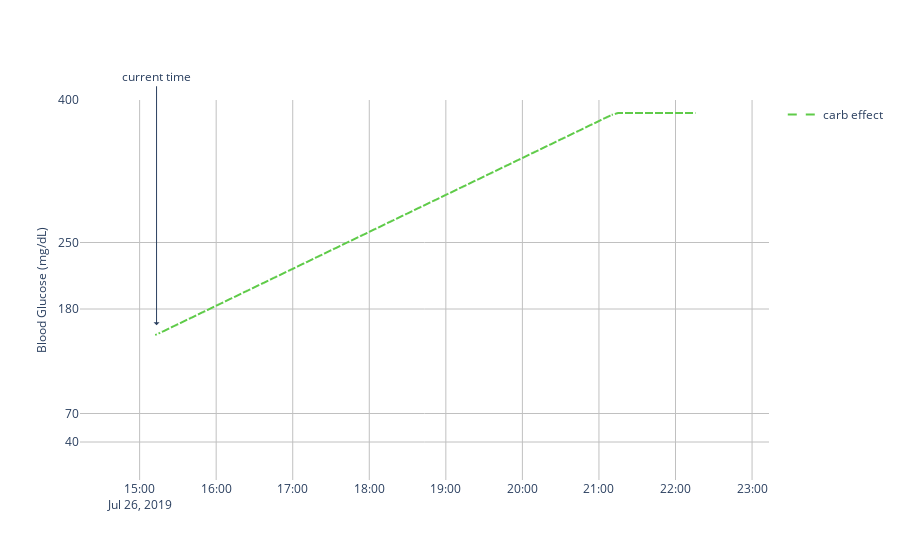

Source (notebook cell):
### Markdown cell above
## Carb Effect

### Code cell
carb_predicted_glucose_dates, carb_predicted_glucose_values = predict_glucose(
    starting_date,
    starting_glucose,
    carb_effect_dates=recommendations.get("carb_effect_dates"),
    carb_effect_values=recommendations.get("carb_effect_values")
)

carb_effect_trace = go.Scattergl(
    name="carb effect",
    x=carb_predicted_glucose_dates,
    y=carb_predicted_glucose_values,
    hoverinfo="y+name",
    mode='lines',
    line=dict(
        color="#5FCB49",
        dash="dash",
    )
)

fig = go.Figure(data=[carb_effect_trace], layout=layout)
fig.update_layout(yaxis=dict(range=[
    min(0, min(carb_predicted_glucose_values)-5),
    max(400, max(carb_predicted_glucose_values)+5)
]))
fig
